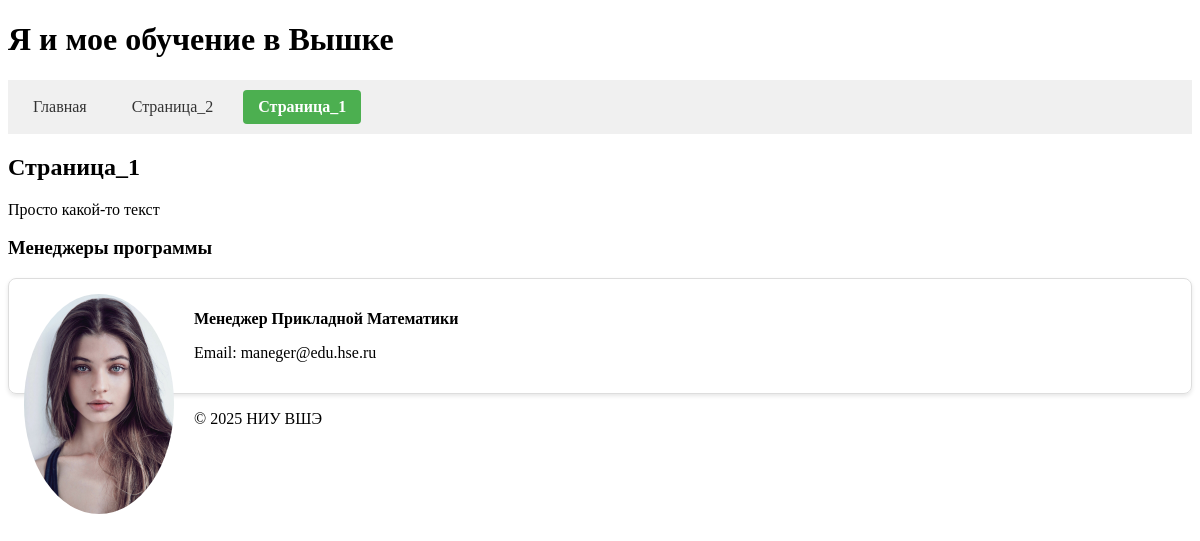
/stranica_1/, run on the app's committed database.
### core/models.py (models this page shows, shortened)
class Page(models.Model):
    title = models.CharField("Заголовок", max_length=100)
    slug = models.SlugField("URL", unique=True)
    nav_title = models.CharField("Название в меню", max_length=30)
    priority = models.IntegerField("Приоритет", default=0)
    content = models.TextField("Контент")
    show_in_nav = models.BooleanField("Показывать в меню", default=True)
    class Meta:
        ordering = ['priority']
        verbose_name = "Страница"
        verbose_name_plural = "Страницы"

class Person(models.Model):
    ROLE_CHOICES = [
        ('me', 'Я'),
        ('leader', 'Руководитель'),
        ('manager', 'Менеджер'),
        ('classmate', 'Сокурсник'),
    ]
    page = models.ForeignKey(Page, on_delete=models.CASCADE)
    role = models.CharField("Роль", max_length=10, choices=ROLE_CHOICES)
    full_name = models.CharField("ФИО", max_length=100)
    photo = models.ImageField("Фото", upload_to='photos/')
    email = models.EmailField("Email")
    phone = models.CharField("Телефон", max_length=20, blank=True)
    resume = models.FileField("Резюме", upload_to='resumes/', blank=True)
    description = models.TextField("Описание", blank=True)
    class Meta:
        verbose_name = "Персона"
        verbose_name_plural = "Персоны"

### core/views.py (the view)
# urls.py: path('<slug:slug>/', page_detail, name='page_detail'),
def page_detail(request, slug):
    page = get_object_or_404(Page, slug=slug)
    nav_pages = Page.objects.filter(show_in_nav=True).order_by('priority')
    return render(request, 'core/page_detail.html', {
        'page': page,
        'nav_pages': nav_pages,
        'current_slug': slug,  # Добавлено
        'me': page.person_set.filter(role='me').first(),
        'leader': page.person_set.filter(role='leader').first(),
        'managers': page.person_set.filter(role='manager'),
        'classmates': page.person_set.filter(role='classmate')
    })

### core/templates/core/page_detail.html (shortened to what this page needs)
{% extends 'core/base.html' %}
{% block content %}
    <h2>{{ page.title }}</h2>
    <div>{{ page.content|linebreaks }}</div>
    {% if managers %}
        <h3>Менеджеры программы</h3>
        {% for manager in managers %}
            <div class="person-card">
                <img class="person-img" src="{{ manager.photo.url }}" alt="{{ manager.full_name }}">
                <p><strong>{{ manager.full_name }}</strong></p>
                <p>Email: {{ manager.email }}</p>
            </div>
        {% endfor %}
    {% endif %}
{% endblock %}

### core/templates/core/base.html (shortened to what this page needs)
<!DOCTYPE html>
<html lang="ru">
<head>
</head>
<body>
    <header>
        <h1>Я и мое обучение в Вышке</h1>
        <nav>
            {% for nav_page in nav_pages %}
                <a class="nav-item {% if nav_page.slug == current_slug %}active{% endif %}"
                   href="{% url 'core:page_detail' nav_page.slug %}">
                    {{ nav_page.nav_title }}
                </a>
            {% endfor %}
        </nav>
    </header>
    <main>
        {% block content %}{% endblock %}
    </main>
    <footer>
        <p>&copy; {% now "Y" %} НИУ ВШЭ</p>
    </footer>
</body>
</html>

### core/templates/core/base.html (style rules this page uses)
nav { background: #f0f0f0; padding: 10px; display: flex; gap: 15px; }
.nav-item { padding: 8px 15px; border-radius: 4px; text-decoration: none; color: #333; transition: all 0.3s ease; }
.nav-item.active { background-color: #4CAF50; color: white; font-weight: bold; }
.person-card { border: 1px solid #ddd; padding: 15px; margin: 10px 0; border-radius: 8px; box-shadow: 0 2px 4px rgba(0,0,0,0.1); }
.person-img { max-width: 150px; border-radius: 50%; margin-right: 20px; float: left; }

### data on the page
Page: nav_title "Главная"
Page: nav_title "Страница_2"
Page: nav_title "Страница_1", title "Страница_1", content "Просто какой-то текст"
Person: photo (picture), full_name "Менеджер Прикладной Математики", email "maneger@edu.hse.ru"
